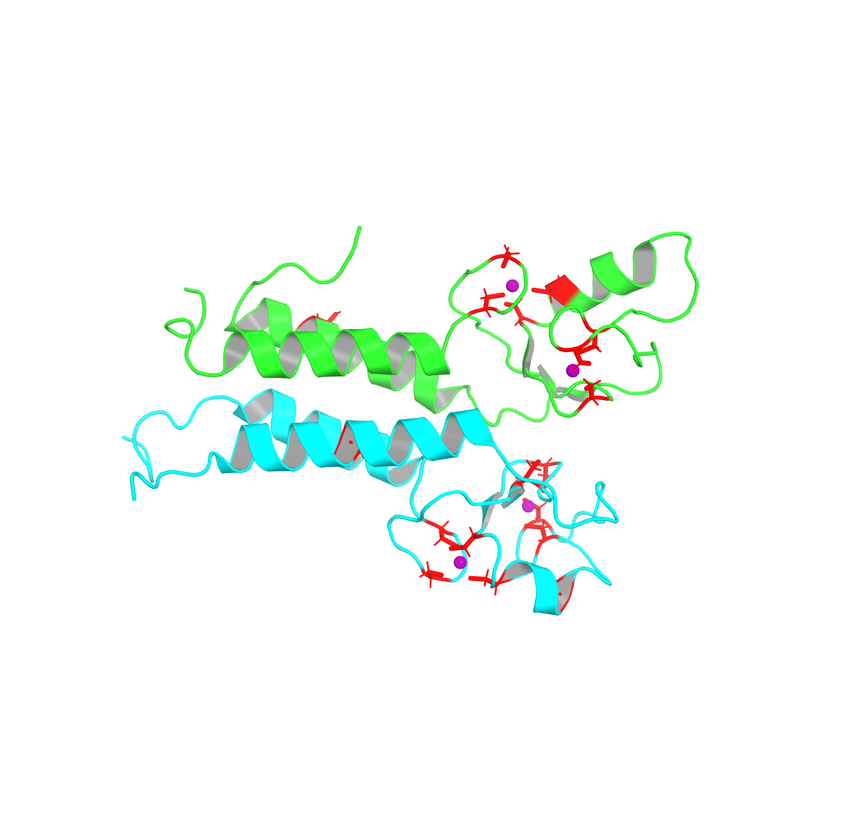
#> input picture scratch/pymol/1JM7.png, 868 x 813 px, shrunk from 1600 x 1500 before the run, found by its file name
$ python build_structure_composite.py
#> lines starting #> are read from the running program, lines starting #| are printed output that depends on the picture
"""Compose the protein 3D figure from official RCSB PDB cartoon renders
(real experimental structures). Replaces the Cα-trace version.

Images: RCSB Protein Data Bank (rcsb.org). Structures 1JM7, 1JNX, 1MJE.
Run: python scratch/build_structure_composite.py
"""
import matplotlib
matplotlib.use("Agg")
import matplotlib.pyplot as plt
from PIL import Image, ImageChops

OUT = "primevarclass_manuscript_analysis/fig_protein_structures.png"
PANELS = [
    ("scratch/pymol/1JM7.png", "BRCA1 — domínio RING (PDB 1JM7)\nBRCA1 (verde) + BARD1 (ciano); Zn (roxo); Cys em vermelho"),
    ("scratch/pymol/1JNX.png", "BRCA1 — repetições BRCT (PDB 1JNX)\ndomínio crítico C-terminal (N→C: azul→vermelho)"),
    ("scratch/pymol/1MJE.png", "BRCA2 — domínio de ligação ao DNA (PDB 1MJE)\nBRCA2 + DSS1; ssDNA (laranja)"),
]


def trim(im):
    im = im.convert("RGB")
    bg = Image.new("RGB", im.size, (255, 255, 255))
    bbox = ImageChops.difference(im, bg).getbbox()
    if bbox:
        pad = 8
        l, t, r, b = bbox
        im = im.crop((max(l - pad, 0), max(t - pad, 0), min(r + pad, im.width), min(b + pad, im.height)))
    return im


fig, axes = plt.subplots(1, 3, figsize=(13, 4.9), dpi=200)
for ax, (path, title) in zip(axes, PANELS):
    ax.imshow(trim(Image.open(path)))
#> in trim, `bg = Image.new("RGB", im.size, (255, 255, 255))`: bg: PIL image 868x813 RGB; every value is 255
#> in trim, `bbox = ImageChops.difference(im, bg).getbbox()`: bbox = (119, 223, 702, 618)
#> in trim, `l, t, r, b = bbox`: l = 119; t = 223; r = 702; b = 618
#> in trim, `im = im.crop((max(l - pad, 0), max(t - pad, 0), min(r + pad, im.width)..`:
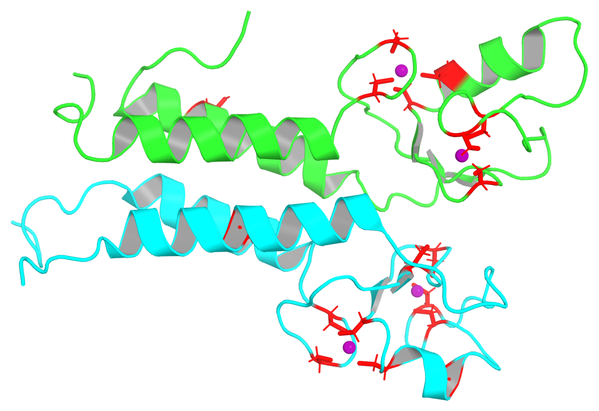
#> im: PIL image 599x411 RGB; mean R, G, B 223.3, 244.2, 233.4
    ax.set_title(title, fontsize=8.5)
    ax.axis("off")
#> pass 2 of the loop `for ax, (path, title) in zip(axes, PANELS):`:
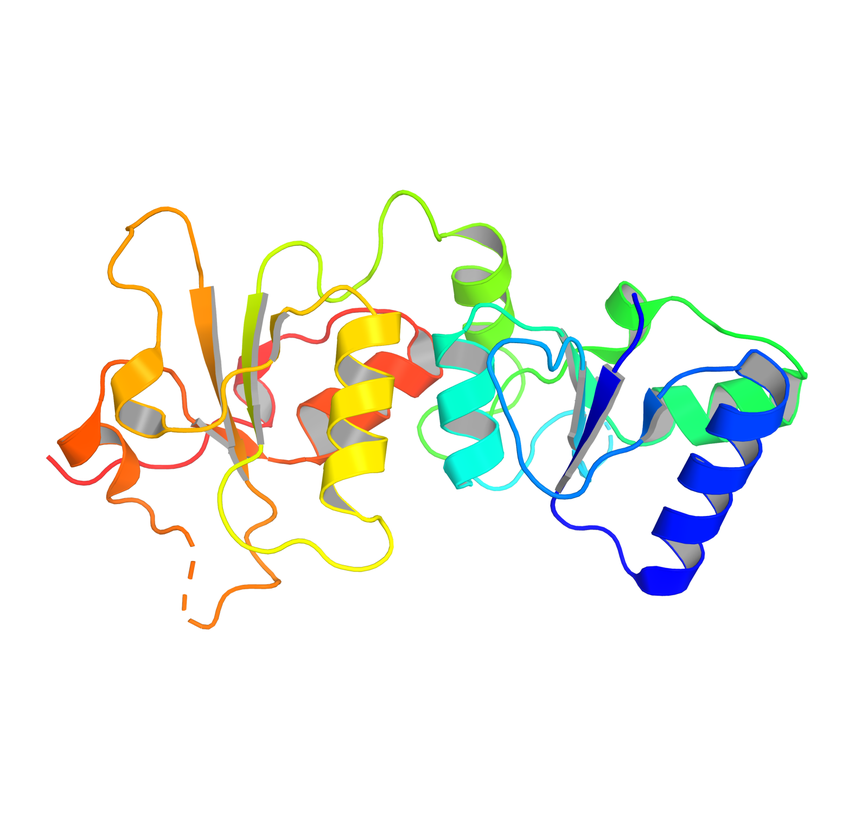
#> input picture scratch/pymol/1JNX.png, 868 x 813 px, shrunk from 1600 x 1500 before the run, found by its file name
#> bbox = (44, 187, 810, 632)
#> l = 44; t = 187; r = 810; b = 632
#> in trim (call 2), `im = im.crop((max(l - pad, 0), max(t - pad, 0), min(r + pad, im.width)..`:
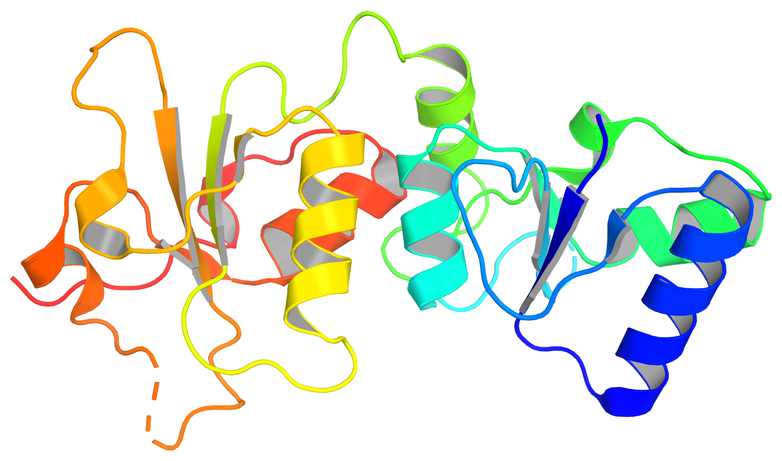
#> im: PIL image 782x461 RGB; mean R, G, B 228.8, 233.8, 223.8
#> pass 3 of the loop `for ax, (path, title) in zip(axes, PANELS):`:
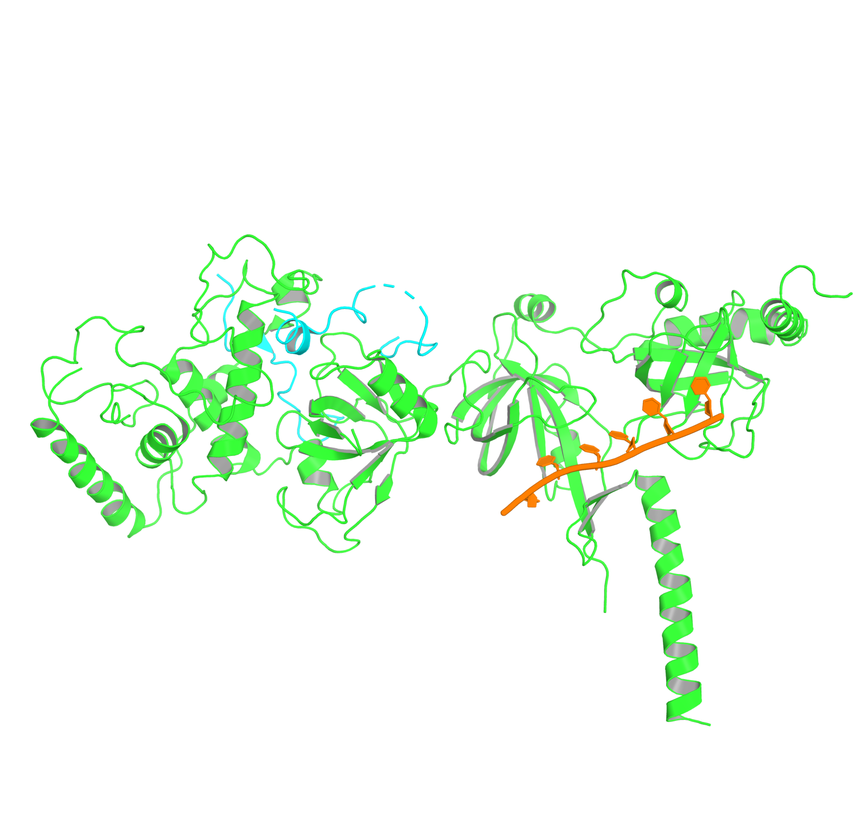
#> input picture scratch/pymol/1MJE.png, 868 x 813 px, shrunk from 1600 x 1500 before the run, found by its file name
#> bbox = (28, 232, 855, 729)
#> l = 28; t = 232; r = 855; b = 729
#> in trim (call 3), `im = im.crop((max(l - pad, 0), max(t - pad, 0), min(r + pad, im.width)..`:
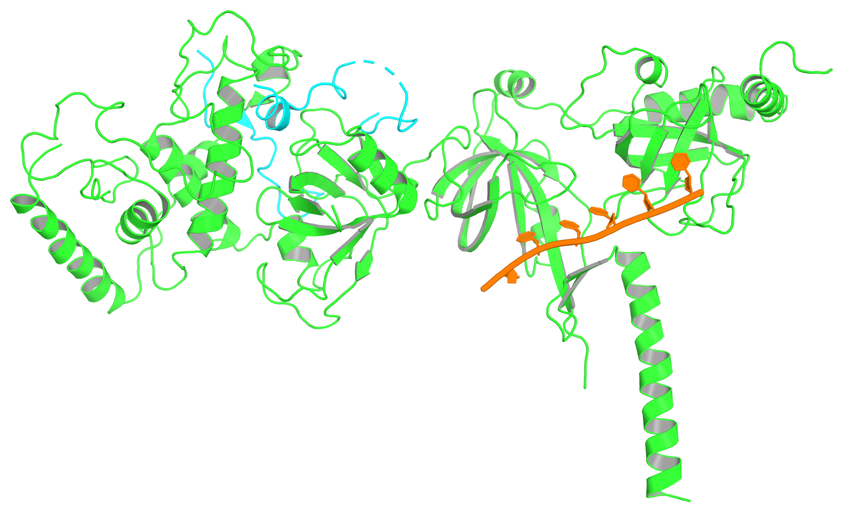
#> im: PIL image 843x513 RGB; mean R, G, B 231.5, 249.2, 230.9
fig.text(0.5, 0.02, "Representação em cartoon de estruturas experimentais reais do PDB, renderizadas com PyMOL (open-source).",
         ha="center", fontsize=7.5, style="italic", color="#444444")
plt.tight_layout(rect=(0, 0.04, 1, 1))
plt.savefig(OUT, bbox_inches="tight", facecolor="white")
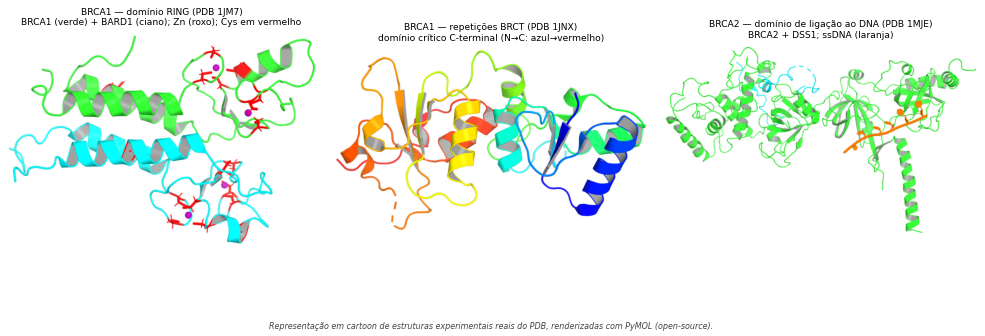
#> figure drawn by matplotlib, 3 panels
plt.close()
print("wrote", OUT)
